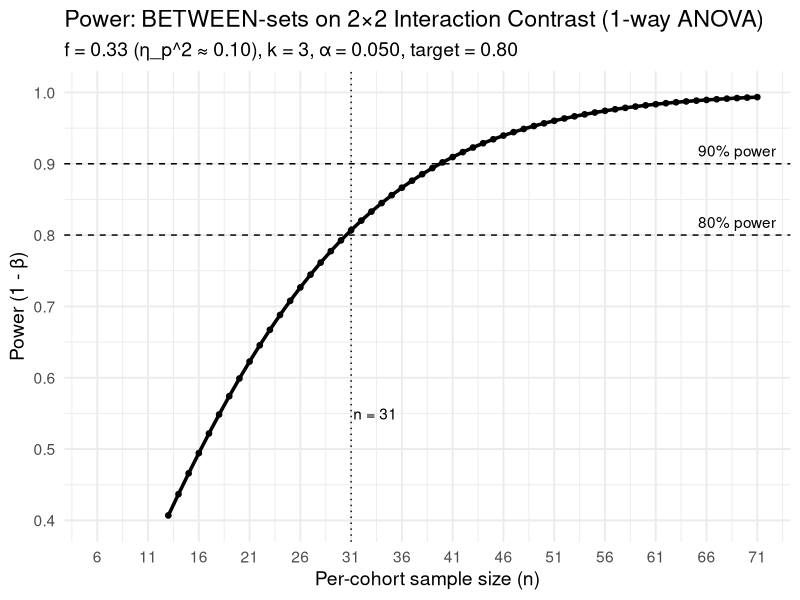
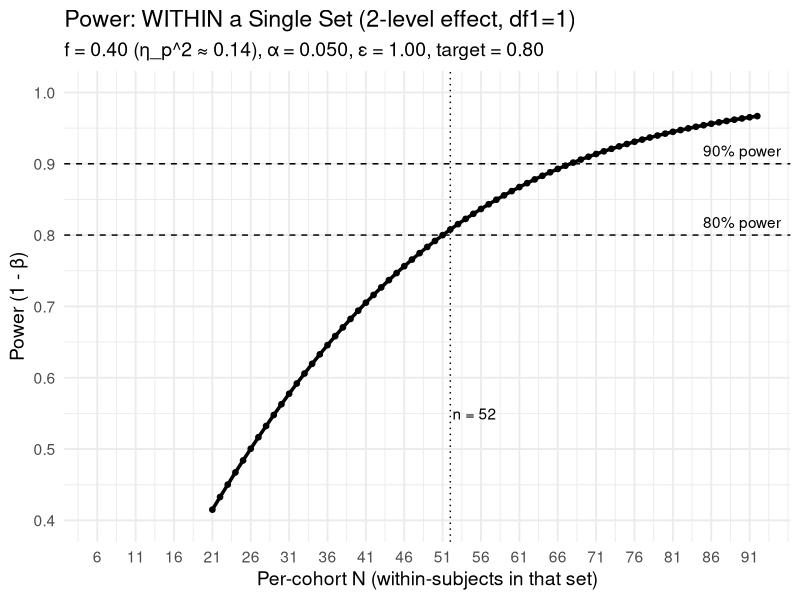
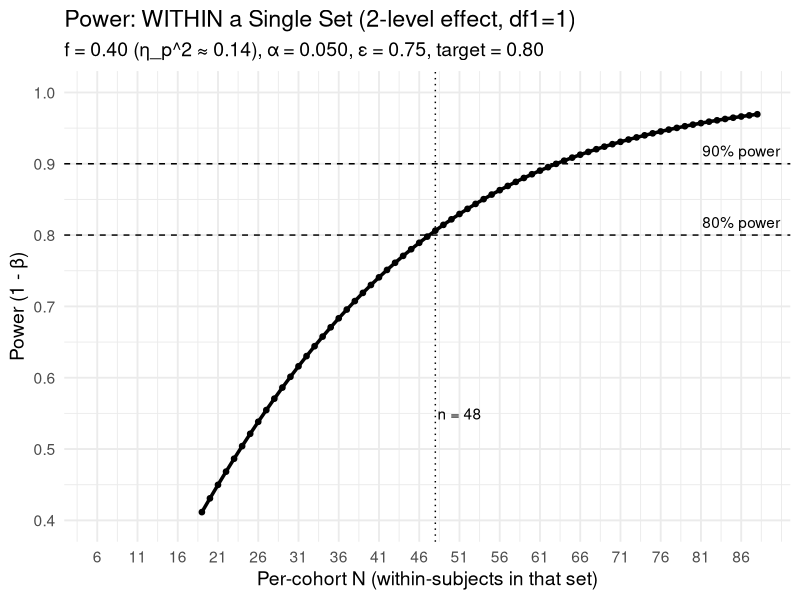
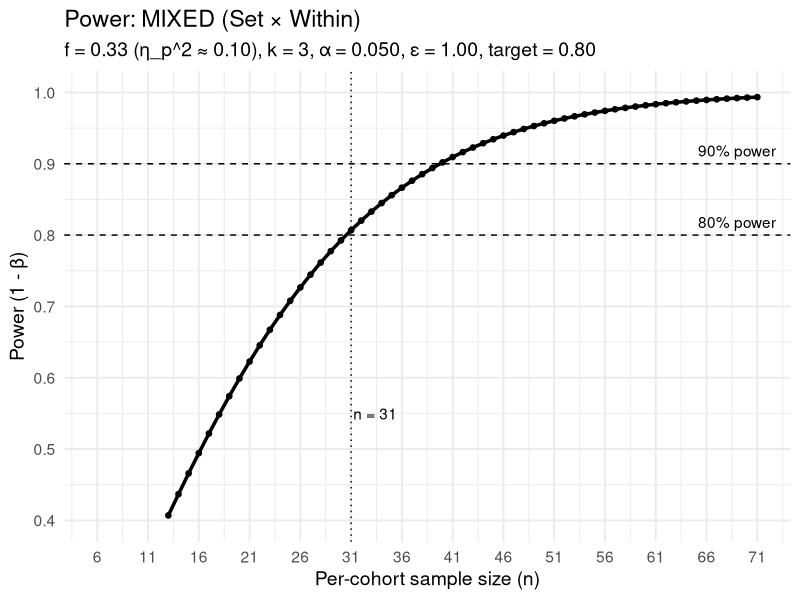
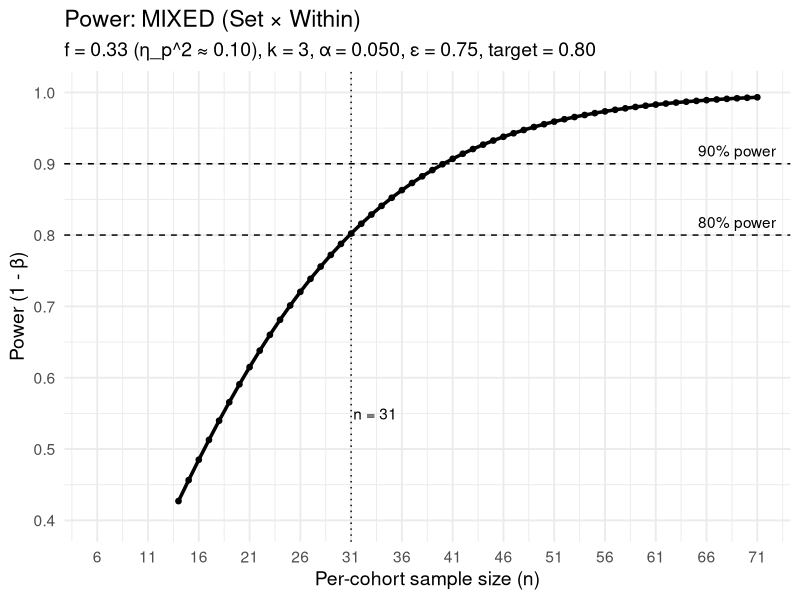

Write R code to recreate these figures, in order.
# ===============================================================
# Power planner for my RM project
# What this script does:
#   - BETWEEN-sets: compare 3 independent cohorts on a single scalar (e.g., the 2×2 interaction contrast)
#   - WITHIN-set: plan a 2-level within effect inside one cohort (e.g., “true RM”, Visibility, Path, or the 2×2)
#   - MIXED: check whether a within effect (df1=1) differs by Set (i.e., Set × Within)
#
# Notes to future-me:
# - All effect sizes are Cohen’s f for the *exact* hypothesis I care about (already collapsed as I’ll analyze).
# - I don’t know if sphericity holds, so I’ll show both ε = 1.00 and a conservative ε = 0.75.
# - If I plan multiple tests, I’ll use Bonferroni in planning via m_family; Holm/Hochberg later in analysis.
#
# Dependency: ggplot2 (auto-installed if missing)
# ===============================================================

if (!requireNamespace("ggplot2", quietly = TRUE)) install.packages("ggplot2")
suppressPackageStartupMessages(library(ggplot2))

# ---- 1) User parameters (edit these, but keep the structure) ----

## Global settings (same as before)
alpha_nominal <- 0.05        # familywise alpha before multiplicity
target_power  <- 0.80        # desired power level
m_family      <- 1           # Bonferroni family size (1 = single primary test)
stopifnot(m_family >= 1)     # sanity check: don’t accidentally divide by 0
alpha_per_test <- alpha_nominal / m_family

## Design: I’m planning three separate cohorts (e.g., Up / Down / Horizontal)
k_sets <- 3

## Effect sizes (Cohen's f) I’m using right now (pilot-informed, adjust when I have better estimates)
# A) BETWEEN-sets on a scalar per person (e.g., subject-level 2×2 interaction contrast)
f_between_sets_on_contrast <- 0.33

# B) WITHIN a single set (df1=1): could be “true RM”, Visibility, Path, or the 2×2 within interaction
f_within_single_set <- 0.40  # from pilot Geom×Vis; good medium–large anchor

# C) MIXED: Set (between, 3) × Within (df1=1): moderation size I expect across sets
f_mixed_set_by_within <- 0.33

## Plot ranges for the x-axes (per-cohort n). Solvers expand internally; this is just for visuals.
n_plot_min <- 6
n_plot_max <- 60

## Sphericity sensitivity: show both “assume sphericity” and “more conservative” cases
sensitivity_eps <- c(1.00, 0.75)

# ---- 2) Helper functions (same logic as before; just clearer comments) ----
eta2p_to_f <- function(eta2p) sqrt(eta2p / (1 - eta2p))
f_to_eta2p <- function(f)     f^2 / (1 + f^2)

# ----- BETWEEN-SUBJECTS (balanced one-way ANOVA; k groups) -----
# Compare a single scalar per participant across sets.
# Noncentrality: lambda = N_total * f^2 = n_per * k * f^2
power_between_oneway <- function(n_per, k, f, alpha = 0.05) {
  if (n_per < 2) return(NA_real_)
  df1 <- k - 1
  df2 <- k * (n_per - 1)
  lambda <- n_per * k * f^2
  Fcrit  <- qf(1 - alpha, df1, df2)
  1 - pf(Fcrit, df1, df2, ncp = lambda)
}

# Solve minimal integer n_per to hit target power (auto-expands upper bound if needed)
solve_n_per_between <- function(k, f, target = 0.80, alpha = 0.05, cap = 10000) {
  g <- function(n) power_between_oneway(n, k, f, alpha) - target
  lo <- 2; hi <- 12
  while (is.na(g(hi)) || g(hi) < 0) {
    lo <- hi; hi <- min(cap, ceiling(hi * 1.5))
    if (hi >= cap && g(hi) < 0) stop("Target power not reached (between). Increase f or cap.")
  }
  ceiling(uniroot(g, lower = lo + 1e-6, upper = hi, tol = 1e-6)$root)
}

# ----- WITHIN-SUBJECTS (single set, 2-level effect: df1 = 1) -----
# Under sphericity: df2 = (N - 1); GG: df1' = eps * 1; df2' = eps * (N - 1)
# Noncentrality: lambda = N * f^2
power_within_twolevel <- function(N, f, alpha = 0.05, eps = 1.0) {
  if (N <= 2) return(NA_real_)
  df1p <- eps * 1
  df2p <- eps * (N - 1)
  lambda <- N * f^2
  Fcrit  <- qf(1 - alpha, df1p, df2p)
  1 - pf(Fcrit, df1p, df2p, ncp = lambda)
}

# Solve per-cohort N for the within effect (treat per-cohort n as the within-subjects N)
solve_n_per_within <- function(f, target = 0.80, alpha = 0.05, eps = 1.0,
                               lower = 4, upper_start = 40, cap = 5000) {
  g <- function(N) power_within_twolevel(N, f, alpha, eps) - target
  lo <- lower; hi <- upper_start
  while (is.na(g(hi)) || g(hi) < 0) {
    lo <- hi; hi <- min(cap, ceiling(hi * 1.5))
    if (hi >= cap && g(hi) < 0) stop("Target power not reached (within). Increase f or cap.")
  }
  ceiling(uniroot(g, lower = lo + 1e-6, upper = hi, tol = 1e-6)$root)
}

# ----- MIXED: Set (between, k) × Within (df1=1) -----
# Numerator df: df1 = (k - 1) * 1 = k - 1
# Denominator df (GG): df2' = eps * (N_total - k)
# Noncentrality: lambda = N_total * df1 * f^2
power_mixed_set_within <- function(n_per, k, f, alpha = 0.05, eps = 1.0) {
  if (n_per < 2) return(NA_real_)
  Ntot <- n_per * k
  df1  <- (k - 1)
  df1p <- df1  # df1 is between-subjects; epsilon sensitivity applies to df2 only
  df2p <- eps * (Ntot - k)
  lambda <- Ntot * f^2
  Fcrit  <- qf(1 - alpha, df1p, df2p)
  1 - pf(Fcrit, df1p, df2p, ncp = lambda)
}

# Solve per-cohort n for the mixed Set × Within test
solve_n_per_mixed <- function(k, f, target = 0.80, alpha = 0.05, eps = 1.0, cap = 10000) {
  g <- function(n) power_mixed_set_within(n, k, f, alpha, eps) - target
  lo <- 2; hi <- 12
  while (is.na(g(hi)) || g(hi) < 0) {
    lo <- hi; hi <- min(cap, ceiling(hi * 1.5))
    if (hi >= cap && g(hi) < 0) stop("Target power not reached (mixed). Increase f or cap.")
  }
  ceiling(uniroot(g, lower = lo + 1e-6, upper = hi, tol = 1e-6)$root)
}

# ----- Tiny plotting helper: same visuals, tidier title subtitles -----
plot_power_curve <- function(n_seq, power_seq, n_mark, title, subtitle, xlab = "Per-cohort sample size (n)") {
  df <- data.frame(n = n_seq, Power = power_seq)
  ggplot(df, aes(x = n, y = Power)) +
    geom_line(linewidth = 1.2) +
    geom_point(size = 1.6) +
    geom_hline(yintercept = 0.80, linetype = "dashed") +
    geom_hline(yintercept = 0.90, linetype = "dashed") +
    geom_vline(xintercept = n_mark, linetype = "dotted") +
    annotate("text", x = max(n_seq) - 2, y = 0.80, label = "80% power", vjust = -0.6) +
    annotate("text", x = max(n_seq) - 2, y = 0.90, label = "90% power", vjust = -0.6) +
    annotate("text", x = n_mark, y = 0.55, label = paste0("n = ", n_mark), hjust = -0.05) +
    labs(title = title, subtitle = subtitle, x = xlab, y = "Power (1 - β)") +
    scale_y_continuous(limits = c(0.4, 1.0), breaks = seq(0.4, 1.0, 0.1)) +
    scale_x_continuous(breaks = seq(min(n_seq), max(n_seq), by = 5)) +
    theme_minimal(base_size = 14)
}

# ---- 3) Run the three planning branches, plus ε-sensitivity where it matters ----

## A) BETWEEN-sets (k=3) on the subject-level 2×2 interaction contrast
n_per_between <- solve_n_per_between(k_sets, f_between_sets_on_contrast, target_power, alpha_per_test)
p_between     <- power_between_oneway(n_per_between, k_sets, f_between_sets_on_contrast, alpha_per_test)

cat("\n=== BETWEEN (k=3) on interaction contrast ===\n")
cat(sprintf("f = %.3f (η_p^2 ≈ %.3f), α%s = %.3f\n",
            f_between_sets_on_contrast, f_to_eta2p(f_between_sets_on_contrast),
            if (m_family > 1) "'" else "", if (m_family > 1) alpha_per_test else alpha_nominal))
cat(sprintf("n per cohort = %d (Total N = %d), achieved power = %.3f\n",
            n_per_between, n_per_between * k_sets, p_between))

n_seq <- seq(min(n_plot_min, n_per_between - 20), max(n_plot_max, n_per_between + 40), by = 1)
pow_seq <- vapply(n_seq, function(n) power_between_oneway(n, k_sets, f_between_sets_on_contrast, alpha_per_test), numeric(1))
print(plot_power_curve(
  n_seq, pow_seq, n_per_between,
  title = "Power: BETWEEN-sets on 2×2 Interaction Contrast (1-way ANOVA)",
  subtitle = sprintf("f = %.2f (η_p^2 ≈ %.2f), k = %d, α%s = %.3f, target = %.2f",
                     f_between_sets_on_contrast, f_to_eta2p(f_between_sets_on_contrast),
                     k_sets, if (m_family > 1) "'" else "", if (m_family > 1) alpha_per_test else alpha_nominal,
                     target_power)
))

## B) WITHIN a single set (df1=1): I’ll show both ε = 1.00 and 0.75
cat("\n=== WITHIN a single set (df1=1) ===\n")
for (eps_within in sensitivity_eps) {
  n_per_within <- solve_n_per_within(f_within_single_set, target_power, alpha_per_test, eps_within)
  p_within     <- power_within_twolevel(n_per_within, f_within_single_set, alpha_per_test, eps_within)
  
  cat(sprintf("\n[ε = %.2f] f = %.3f (η_p^2 ≈ %.3f), α%s = %.3f\n",
              eps_within, f_within_single_set, f_to_eta2p(f_within_single_set),
              if (m_family > 1) "'" else "", if (m_family > 1) alpha_per_test else alpha_nominal))
  cat(sprintf("per-set N = %d, achieved power = %.3f\n", n_per_within, p_within))
  
  n_seq <- seq(min(n_plot_min, n_per_within - 20), max(n_plot_max, n_per_within + 40), by = 1)
  pow_seq <- vapply(n_seq, function(n) power_within_twolevel(n, f_within_single_set, alpha_per_test, eps_within), numeric(1))
  print(plot_power_curve(
    n_seq, pow_seq, n_per_within,
    title = "Power: WITHIN a Single Set (2-level effect, df1=1)",
    subtitle = sprintf("f = %.2f (η_p^2 ≈ %.2f), α%s = %.3f, ε = %.2f, target = %.2f",
                       f_within_single_set, f_to_eta2p(f_within_single_set),
                       if (m_family > 1) "'" else "", if (m_family > 1) alpha_per_test else alpha_nominal,
                       eps_within, target_power),
    xlab = "Per-cohort N (within-subjects in that set)"
  ))
}

## C) MIXED: Set × Within (df1 = k-1): again, show both ε values
cat("\n=== MIXED: Set × Within (df1 = k-1) ===\n")
for (eps_mixed in sensitivity_eps) {
  n_per_mixed <- solve_n_per_mixed(k_sets, f_mixed_set_by_within, target_power, alpha_per_test, eps_mixed)
  p_mixed     <- power_mixed_set_within(n_per_mixed, k_sets, f_mixed_set_by_within, alpha_per_test, eps_mixed)
  
  cat(sprintf("\n[ε = %.2f] f = %.3f (η_p^2 ≈ %.3f), α%s = %.3f\n",
              eps_mixed, f_mixed_set_by_within, f_to_eta2p(f_mixed_set_by_within),
              if (m_family > 1) "'" else "", if (m_family > 1) alpha_per_test else alpha_nominal))
  cat(sprintf("n per cohort = %d (Total N = %d), achieved power = %.3f\n",
              n_per_mixed, n_per_mixed * k_sets, p_mixed))
  
  n_seq <- seq(min(n_plot_min, n_per_mixed - 20), max(n_plot_max, n_per_mixed + 40), by = 1)
  pow_seq <- vapply(n_seq, function(n) power_mixed_set_within(n, k_sets, f_mixed_set_by_within, alpha_per_test, eps_mixed), numeric(1))
  print(plot_power_curve(
    n_seq, pow_seq, n_per_mixed,
    title = "Power: MIXED (Set × Within)",
    subtitle = sprintf("f = %.2f (η_p^2 ≈ %.2f), k = %d, α%s = %.3f, ε = %.2f, target = %.2f",
                       f_mixed_set_by_within, f_to_eta2p(f_mixed_set_by_within),
                       k_sets, if (m_family > 1) "'" else "", if (m_family > 1) alpha_per_test else alpha_nominal,
                       eps_mixed, target_power)
  ))
}

cat("\nNOTES:\n")
cat("• I print results for ε = 1.00 (assume sphericity) and ε = 0.75 (more conservative GG).\n")
cat("• If I collapse direction, I should estimate f on the *collapsed* metric and plug that here.\n")
cat("• BETWEEN-sets on the subject-level 2×2 interaction contrast equals the Set×A×B interaction algebraically,\n")
cat("  but this contrast route avoids messy mixed-model df details in planning.\n")
cat("• Using Holm/Hochberg in analysis is usually better; Bonferroni here is just a safe planning stand-in via m_family.\n\n")
